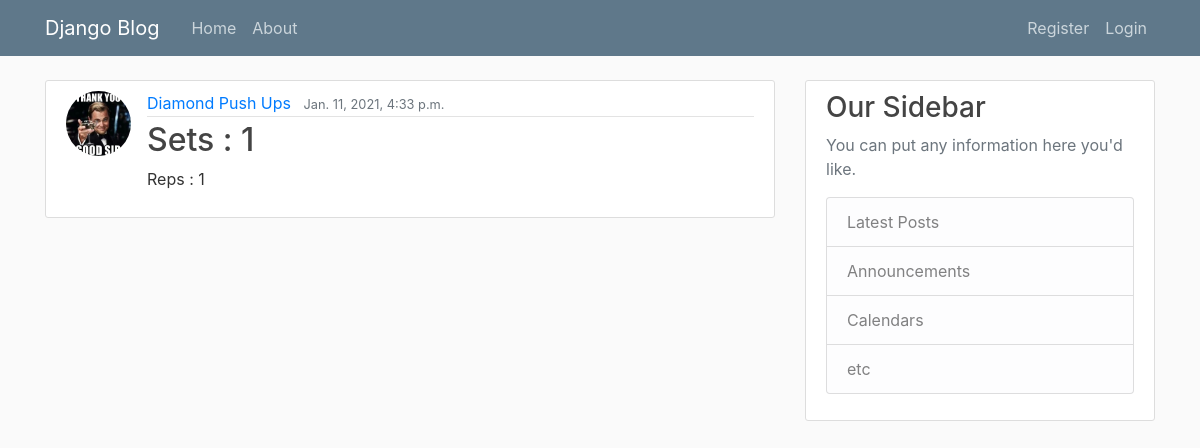
Screenshot of /post/12/ with the database file from the repository.
### workoutlog/models.py (models this page shows, shortened)
class Workout(models.Model):
    workoutname = models.CharField(max_length=100)
    sets = models.IntegerField()
    reps = models.IntegerField()
    date_posted = models.DateTimeField(default=timezone.now)
    author = models.ForeignKey(User,on_delete=models.CASCADE)

### users/models.py (models this page shows, shortened)
class Profile(models.Model):
    user = models.OneToOneField(User, on_delete=models.CASCADE)
    image = models.ImageField(default='default.jpg',upload_to='profile_pics')

### workoutlog/views.py (the view)
# urls.py: path('post/<int:pk>/', WorkoutDetailView.as_view(), name ='workoutlog-detail'),
class WorkoutDetailView(DetailView):
    model = Workout

### workoutlog/templates/workoutlog/workout_detail.html (shortened to what this page needs)
{% extends "workoutlog/base.html" %}
{% block content %}
    <article class="media content-section">
          <img class ="rounded-circle article-img" src="{{ object.author.profile.image.url }}">
          <div class="media-body">
            <div class="article-metadata">
              <a class="mr-2" href="#">{{ object.workoutname }}</a>
              <small class="text-muted">{{ object.date_posted }}</small>
            </div>
            <h2 class="article-title"> Sets : {{ object.sets }} </h2>
            <p class="article-content">Reps : {{ object.reps }}</p>
          </div>
    </article>
{% endblock content %}

### workoutlog/static/workoutlog/main.css (style rules this page uses)
body { background: #fafafa; color: #333333; margin-top: 5rem; }
h1, h2, h3, h4, h5, h6 { color: #444444; }
.content-section { background: #ffffff; padding: 10px 20px; border: 1px solid #dddddd; border-radius: 3px; margin-bottom: 20px; }
.article-title { color: #444444; }
.article-content { white-space: pre-line; }
.article-img { height: 65px; width: 65px; margin-right: 16px; }
.article-metadata { padding-bottom: 1px; margin-bottom: 4px; border-bottom: 1px solid #e3e3e3 }

### rows the page displays
Workout: author.profile.image (picture), workoutname "Diamond Push Ups", date_posted "Jan. 11, 2021, 4:33 p.m.", sets "1", reps "1"
